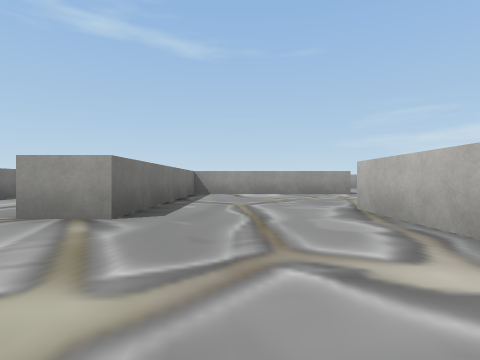
view 1 (above)

24 first-person views from a walk through a Unity game level. The camera is 0.41 m above the floor, looks level and sees 80° across. The floor is counted in squares, 1 m on a side. Each view is taken from the middle of a square. On the plan, view 1 faces up. The plan holds only what a view shows up to about 9 squares ahead; the rest is blank. Some surface patterns are stand-ins.

view 2
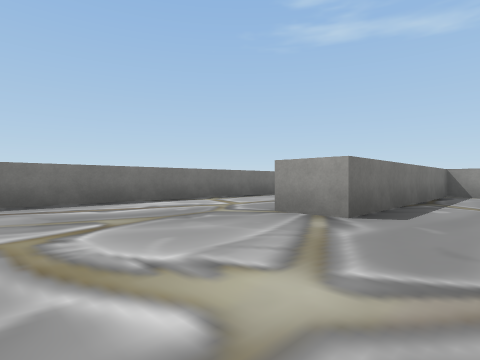

view 3
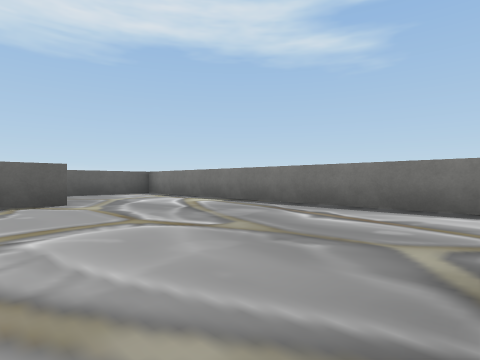

view 4
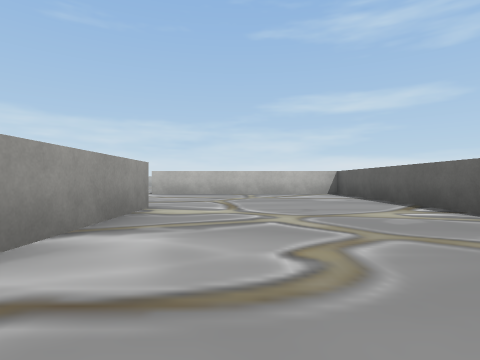

view 5
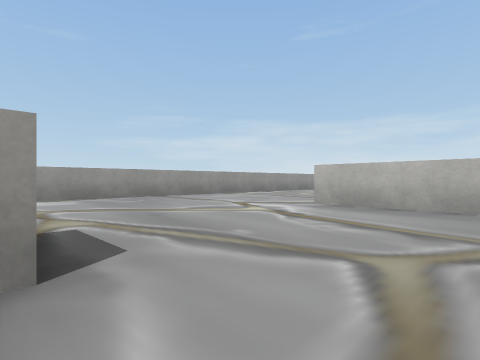

view 6
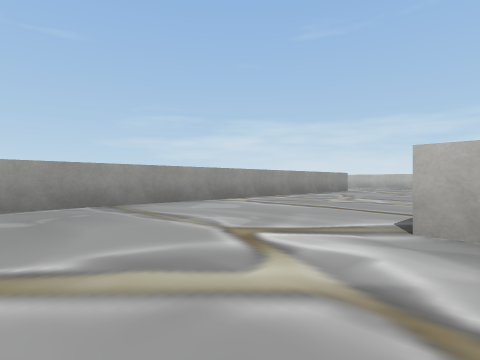

view 7
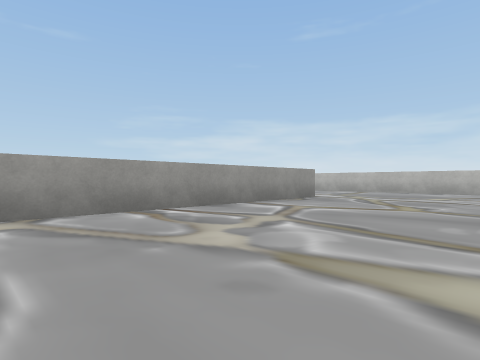

view 8
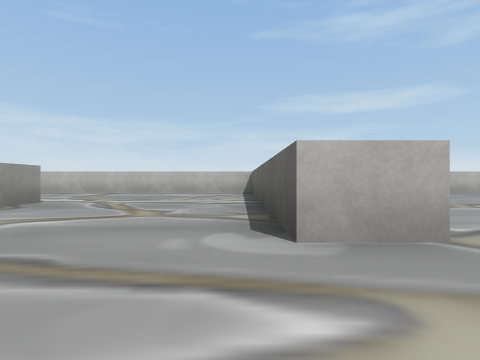

view 9
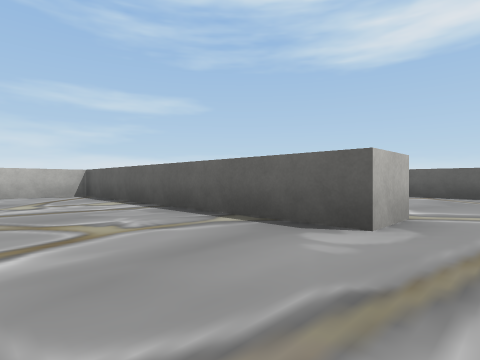

view 10
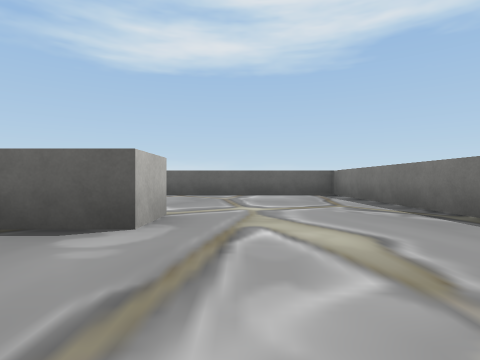

view 11
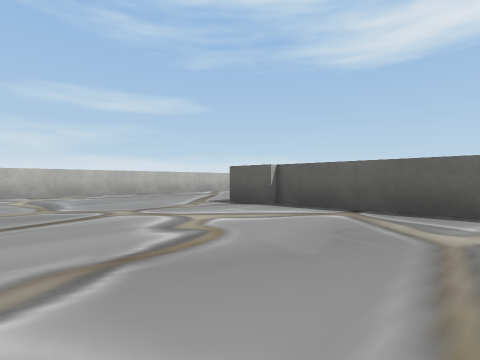

view 12
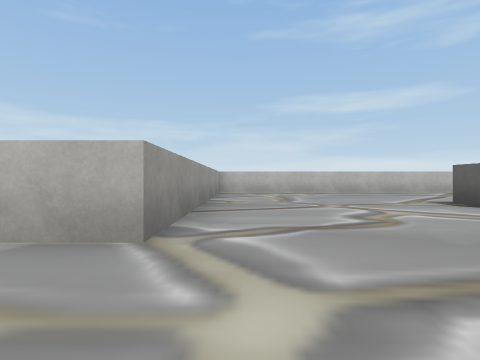

view 13
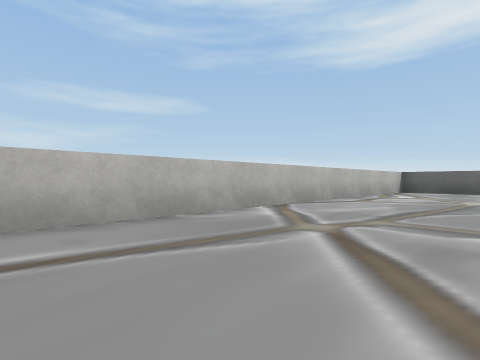

view 14
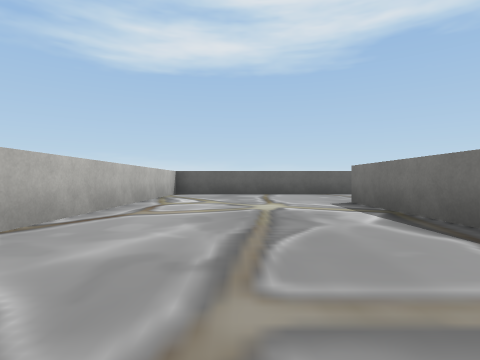

view 15
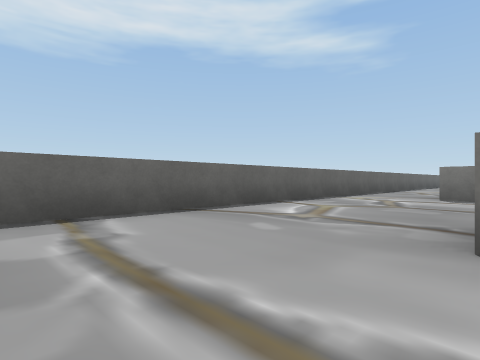

view 16
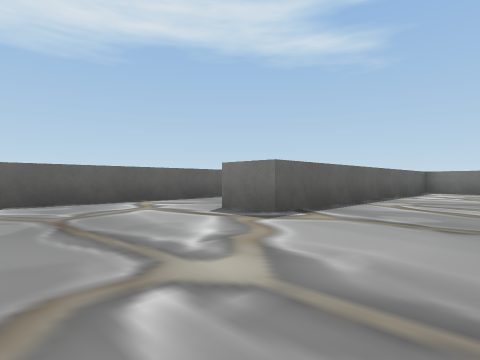

view 17
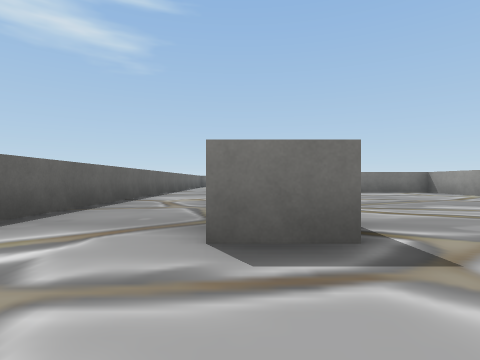

view 18
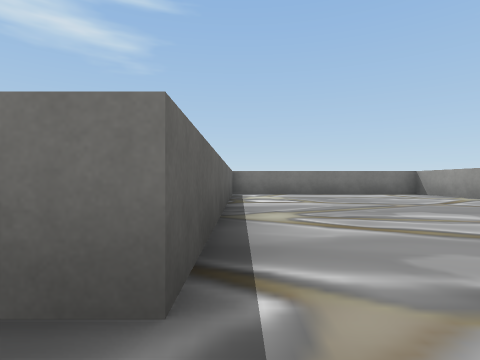

view 19
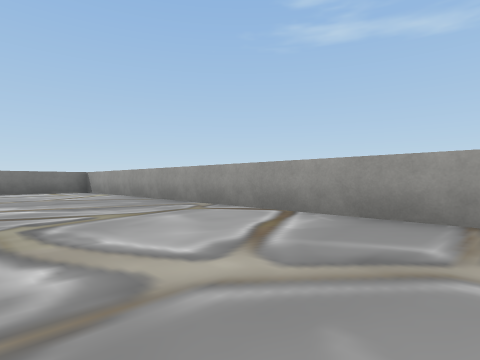

view 20
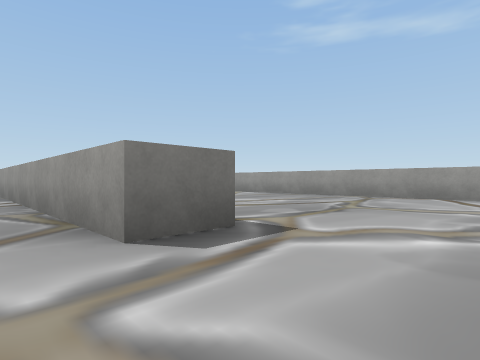

view 21
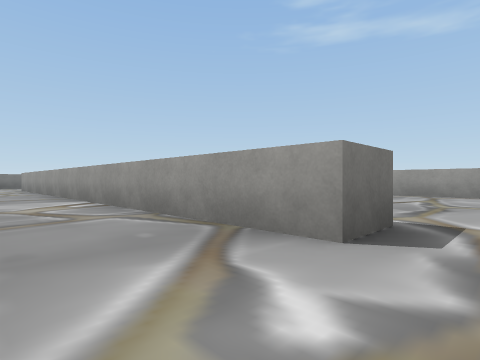

view 22
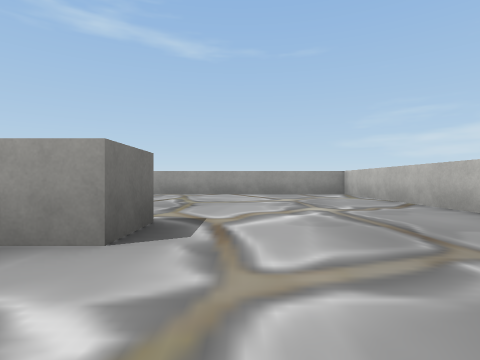

view 23
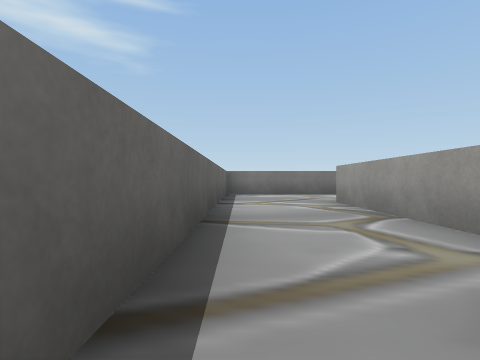

view 24
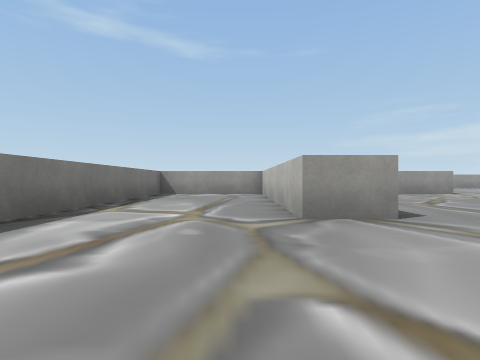

### Floor plan
Points are (right, up) in squares from view 1. A wall is a line through its corners. A room is listed if a view was taken in it or the views show most of it. See-through windows are left out.
Room 1 (views 1, 2, 3, 4, 5, 6, 7, 8, 9, 10, 11, 12, 13, 14, 15, 16, 17, 18, 19, 20, 21, 22, 23, 24)
walls: (8.4, 9) (8.4, 4.1) (15, 4.1); (3.2, 8.3) (-1.3, 8.3) (-1.3, 3) (-2.3, 3) (-2.3, 8.3) (-5.3, 8.3) (-5.3, -5.4) (18.9, -5.4) (18.9, 8.6) (11.9, 8.6) (11.9, 9.6) (18.9, 9.6) (18.9, 16.2); (2.4, 4.1) (7.4, 4.1) (7.4, 9.6); (1.7, 1.9) (1.7, 4.1); (15, 0.6) (15, -2.2); (14, -1.5) (14, 3.2) (2.7, 3.2) (2.7, -2.2) (10.2, -2.2) (10.2, -3.2) (-2.2, -3.2); (15.2, 13.6) (4.1, 13.6); (-2.4, -2.2) (-1.4, -2.2)

Where each view was taken, in squares from view 1:
view 1: 0 up, 0 right, facing up
view 2: 0 up, 0 right, facing up-left
view 3: 3 up, 1 left, facing down-left
view 4: 7 up, 1 left, facing right
view 5: 7 up, 3 right, facing up-right
view 6: 9 up, 5 right, facing up-right
view 7: 10 up, 9 right, facing up-right
view 8: 10 up, 10 right, facing right
view 9: 12 up, 11 right, facing down-right
view 10: 12 up, 11 right, facing down
view 11: 8 up, 11 right, facing down-right
view 12: 8 up, 10 right, facing right
view 13: 5 up, 16 right, facing down-right
view 14: 3 up, 17 right, facing down
view 15: 2 down, 17 right, facing down-left
view 16: 0 up, 13 right, facing down-left
view 17: 3 down, 12 right, facing left
view 18: 2 down, 11 right, facing left
view 19: 0 up, 13 right, facing up-left
view 20: 4 down, 12 right, facing up-left
view 21: 5 down, 11 right, facing up-left
view 22: 5 down, 11 right, facing up
view 23: 5 down, 3 right, facing left
view 24: 0 up, 3 left, facing up
